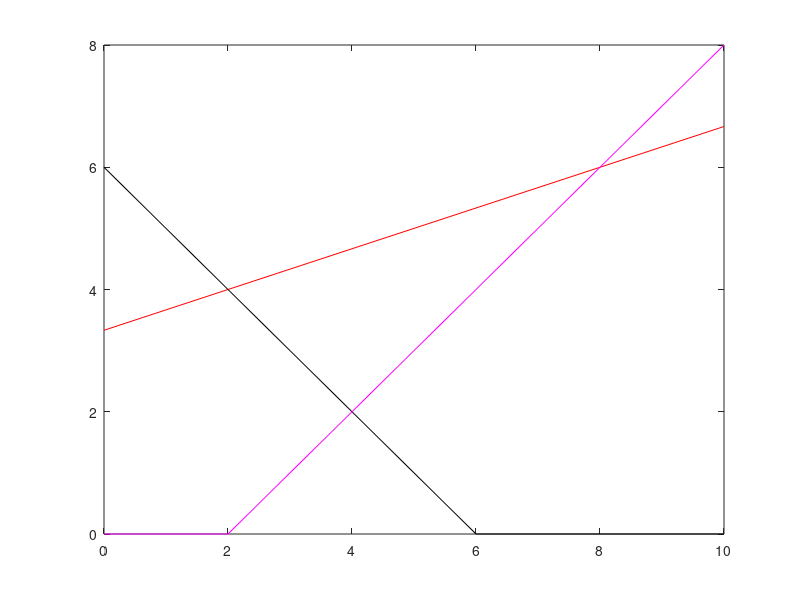

MATLAB code to generate this figure:
clc
clear

A=[-1 3;1 1;1 -1];
b=[10;6;2];
c=[2;3];

y1=0:1:max(b);

x12=(b(1)-A(1,1)*y1)/A(1,2);
x12=max(0,x12);
x22=(b(2)-A(2,1)*y1)/A(2,2);
x22=max(0,x22);
x32=(b(3)-A(3,1)*y1)/A(3,2);
x32=max(0,x32);

plot(y1,x12,'r',y1,x22,'k',y1,x32,'m');

cx1=find(y1==0);
c1=find(x12==0);

line1=[y1([c1,cx1]);x12([c1,cx1])]';

c2=find(x22==0);

line2=[y1([c2,cx1]);x22([c2,cx1])]';

c3=find(x32==0);
line3=[y1([c3,cx1]);x32([c3,cx1])]'

corpt=unique([line1;line2;line3],'rows');

pt=[0;0];
for i=1:size(A,1)
    A1=A(i,:);
    B1=b(i,:);
    for j=i+1:size(A,1)
        A2=A(j,:);
        B2=b(j,:);
        A4=[A1;A2];
        B4=[B1;B2];
        X=inv(A4)*B4;
        pt=[pt X];
    end
end
ptt=pt'

allpt=[ptt;corpt];
points=unique(allpt,'rows');

for i=1:size(points,1)
    const1(i)=A(1,1)*points(i,1)+A(1,2)*points(i,2)-b(1);
    const2(i)=A(2,1)*points(i,1)+A(2,2)*points(i,2)-b(2);
    const3(i)=A(3,1)*points(i,1)+A(3,2)*points(i,2)-b(3);
    
    s1=find(const1>0);
    s2=find(const2>0);
    s3=find(const3>0);
end
s=unique([s1 s2 s3])
points(s,:)=[];

value=points*c;
table=[points value]';
[obj,index]=max(value);
x1=points(index,1);
x2=points(index,2);

fprintf('objective value is %f at(%f,%f)',obj,x1,x2);